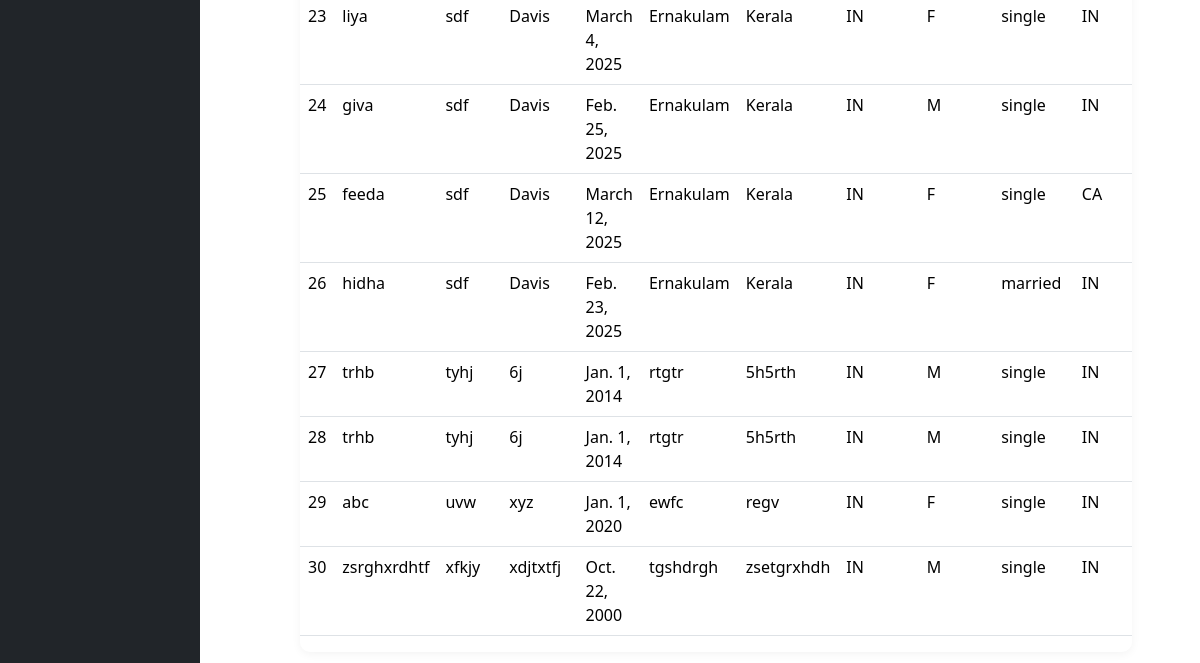
The page /ListManagePassport_application/ (lower part) on the database as committed earlier.
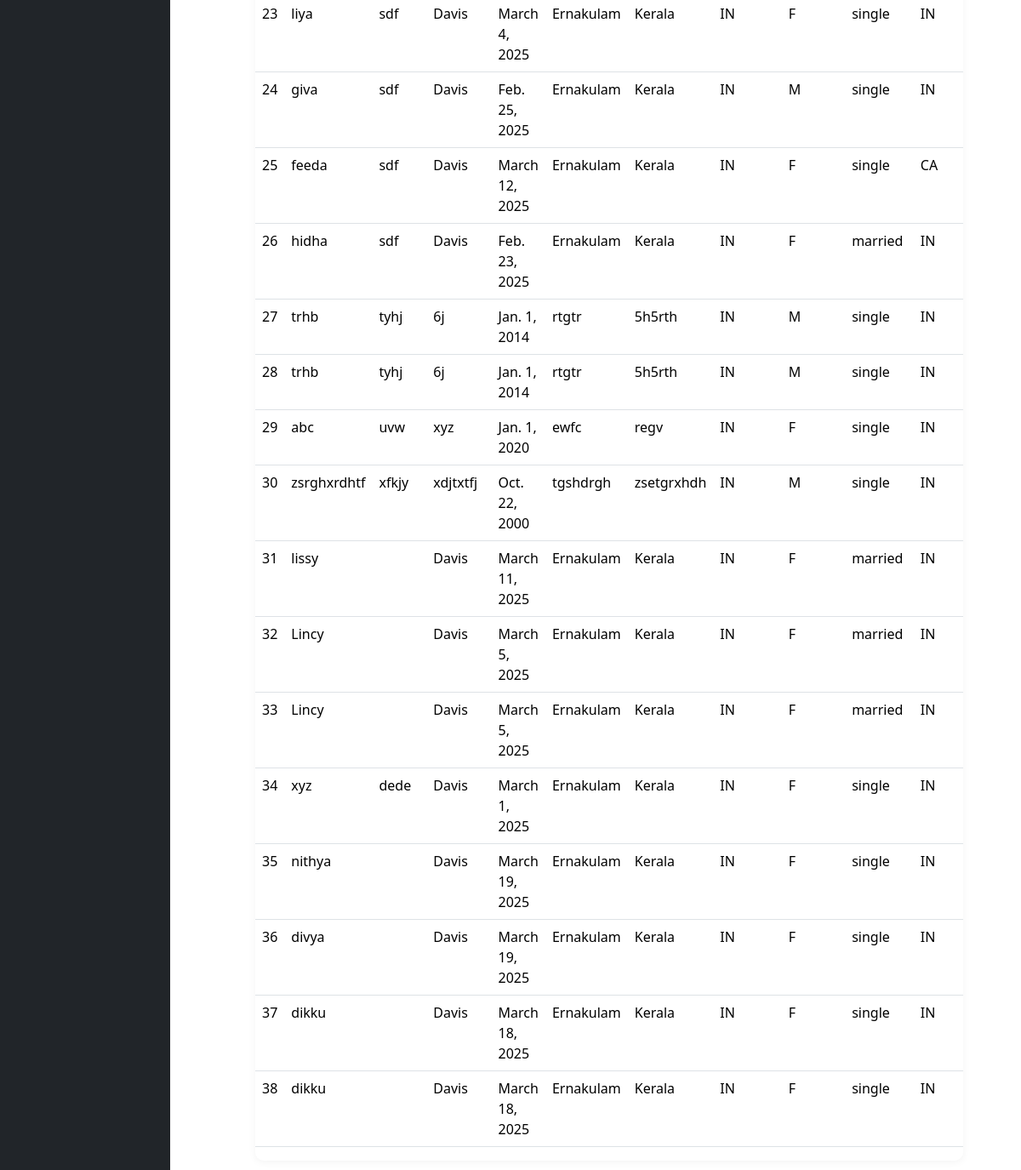
The same page on the database as committed later.
### user_app/models.py (models this page shows, shortened)
class PassportApplication(models.Model):
    GENDER_CHOICES = [
        ('M', 'Male'),
        ('F', 'Female'),
        ('O', 'Other'),
    ]
    MARITAL_STATUS_CHOICES = [
        ('single', 'Single'),
        ('married', 'Married'),
        ('divorced', 'Divorced'),
        ('widowed', 'Widowed'),
        ('separated', 'Separated'),
    ]
    ID_TYPE_CHOICES = [
        ('aadhar', 'Aadhar Card'),
        ('pan', 'PAN Card'),
        ('passport', 'Passport'),
        ('voter', 'Voter ID'),
        ('driving', 'Driving License'),
        ('other', 'Other'),
    ]
    PASSPORT_TYPE_CHOICES = [
        ('regular', 'Regular'),
        ('official', 'Official'),
        ('diplomatic', 'Diplomatic'),
    ]
    PAGE_COUNT_CHOICES = [
        ('standard', 'Standard (36 pages)'),
        ('extra', 'Extra (60 pages)'),
    ]
    TRAVEL_PURPOSE_CHOICES = [
        ('tourism', 'Tourism'),
        ('business', 'Business'),
        ('study', 'Study'),
        ('employment', 'Employment'),
        ('family', 'Family Visit'),
        ('other', 'Other'),
    ]
    PAYMENT_METHOD_CHOICES = [
        ('online', 'Online Payment (Credit/Debit Card)'),
        ('bankTransfer', 'Bank Transfer'),
        ('challan', 'Bank Challan'),
    ]
    first_name = models.CharField(max_length=100)
    middle_name = models.CharField(max_length=100, blank=True)
    last_name = models.CharField(max_length=100)
    date_of_birth = models.DateField()
    city_of_birth = models.CharField(max_length=100)
    state_of_birth = models.CharField(max_length=100)
    country_of_birth = models.CharField(max_length=100)
    gender = models.CharField(max_length=1, choices=GENDER_CHOICES)
    marital_status = models.CharField(max_length=20, choices=MARITAL_STATUS_CHOICES)
    nationality = models.CharField(max_length=100)
    occupation = models.CharField(max_length=100)
    address_line1 = models.CharField(max_length=200)
    address_line2 = models.CharField(max_length=200, blank=True)
    city = models.CharField(max_length=100)
    state = models.CharField(max_length=100)
    postal_code = models.CharField(max_length=20)
    country = models.CharField(max_length=100)
    phone_number = models.CharField(max_length=20)
    email = models.EmailField()
    id_type = models.CharField(max_length=20, choices=ID_TYPE_CHOICES)
    id_number = models.CharField(max_length=100)
    aadhar_number = models.CharField(
        max_length=12,null=True,blank=True,
        validators=[RegexValidator(r'^\d{12}$', 'Aadhar Number must be exactly 12 digits.')]
    )
    pan_number = models.CharField(
        max_length=10,null=True,blank=True,
        validators=[RegexValidator(r'^[A-Z0-9]{10}$', 'PAN Number must be exactly 10 alphanumeric characters.')]
    )
    father_name = models.CharField(max_length=200)
    mother_name = models.CharField(max_length=200)
    father_nationality = models.CharField(max_length=100)
    mother_nationality = models.CharField(max_length=100)
    father_passport_number = models.CharField(max_length=30, blank=True)
    mother_passport_number = models.CharField(max_length=30, blank=True)
    emergency_contact_name = models.CharField(max_length=200)
    emergency_contact_relationship = models.CharField(max_length=100)
    emergency_contact_phone = models.CharField(max_length=20)
    emergency_contact_address = models.CharField(max_length=300)
    passport_type = models.CharField(max_length=20, choices=PASSPORT_TYPE_CHOICES)
    page_count = models.CharField(max_length=20, choices=PAGE_COUNT_CHOICES)
    travel_purpose = models.CharField(max_length=20, choices=TRAVEL_PURPOSE_CHOICES)
    proof_of_identity = models.JSONField(default=list)  # Stores list of selected document types
    proof_of_address = models.JSONField(default=list)   # Stores list of selected document types
    additional_documents = models.TextField(blank=True)
    payment_method = models.JSONField(default=list)  # Stores selected payment methods
    expedited_service = models.BooleanField(default=False)
    total_amount = models.DecimalField(max_digits=10, decimal_places=2, default=0.0)  # New Field
    signature_file = models.ImageField(upload_to='signatures/', blank=True, null=True)
    application_date = models.DateField()
    parental_consent = models.BooleanField(default=False)
    terms_agreed = models.BooleanField(default=False)
    created_at = models.DateTimeField(auto_now_add=True)
    updated_at = models.DateTimeField(auto_now=True)
    application_status = models.CharField(max_length=20, default='draft')
    user = models.ForeignKey(PassportRegistration, on_delete=models.CASCADE, blank=True, null=True)

### passport_app/views.py (the view)
# urls.py: path('ListManagePassport_application/', views.ListManagePassport_application, name='ListManagePassport_application'),
def ListManagePassport_application(request):
    data = PassportApplication.objects.all()
    return render(request, "admin/List_and_Update_passportapplication.html",{"data": data})

### passport_app/templates/admin/List_and_Update_passportapplication.html (shortened to what this page needs)
{% extends 'home.html' %}
{% block content %}
<!DOCTYPE html>
<html lang="en">
<head>
    <link href="https://cdn.jsdelivr.net/npm/bootstrap@5.3.3/dist/css/bootstrap.min.css" rel="stylesheet"
>
</head>
<body>
    <div class="container m-3">
        <div class="m-5 table-responsive">
            <table class="table table-hover ">
                <tbody>
                    {% for d in data %}
                    <tr>
                        <td>{{d.id}}</td>
                        <td>{{d.first_name}}</td>
                        <td>{{d.middle_name}}</td>
                        <td>{{d.last_name}}</td>
                        <td>{{d.date_of_birth}}</td>
                        <td>{{d.city_of_birth}}</td>
                        <td>{{d.state_of_birth}}</td>
                        <td>{{d.country_of_birth}}</td>
                        <td>{{d.gender}}</td>
                        <td>{{d.marital_status}}</td>
                        <td>{{d.nationality}}</td>
                    </tr>
                    {% endfor %}
                </tbody>
            </table>
        </div>
    </div>
</body>
</html>
{% endblock %}

Rows that differ between the two databases and show on the page:
added PassportApplication: id "31", first_name "lissy", last_name "Davis", date_of_birth "March 11, 2025", city_of_birth "Ernakulam", state_of_birth "Kerala", country_of_birth "IN", gender "F", marital_status "married", nationality "IN"
added PassportApplication: id "32", first_name "Lincy", last_name "Davis", date_of_birth "March 5, 2025", city_of_birth "Ernakulam", state_of_birth "Kerala", country_of_birth "IN", gender "F", marital_status "married", nationality "IN"
added PassportApplication: id "33", first_name "Lincy", last_name "Davis", date_of_birth "March 5, 2025", city_of_birth "Ernakulam", state_of_birth "Kerala", country_of_birth "IN", gender "F", marital_status "married", nationality "IN"
added PassportApplication: id "34", first_name "xyz", middle_name "dede", last_name "Davis", date_of_birth "March 1, 2025", city_of_birth "Ernakulam", state_of_birth "Kerala", country_of_birth "IN", gender "F", marital_status "single", nationality "IN"
added PassportApplication: id "35", first_name "nithya", last_name "Davis", date_of_birth "March 19, 2025", city_of_birth "Ernakulam", state_of_birth "Kerala", country_of_birth "IN", gender "F", marital_status "single", nationality "IN"
added PassportApplication: id "36", first_name "divya", last_name "Davis", date_of_birth "March 19, 2025", city_of_birth "Ernakulam", state_of_birth "Kerala", country_of_birth "IN", gender "F", marital_status "single", nationality "IN"
added PassportApplication: id "37", first_name "dikku", last_name "Davis", date_of_birth "March 18, 2025", city_of_birth "Ernakulam", state_of_birth "Kerala", country_of_birth "IN", gender "F", marital_status "single", nationality "IN"
added PassportApplication: id "38", first_name "dikku", last_name "Davis", date_of_birth "March 18, 2025", city_of_birth "Ernakulam", state_of_birth "Kerala", country_of_birth "IN", gender "F", marital_status "single", nationality "IN"
